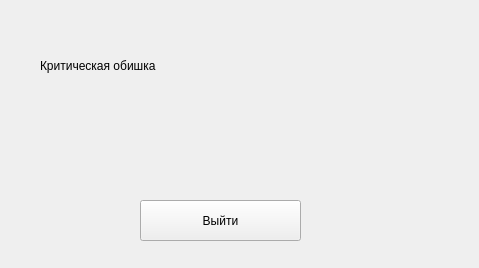
<?xml version="1.0" encoding="UTF-8"?>
<ui version="4.0">
 <class>WindowError</class>
 <widget class="QWidget" name="WindowError">
  <property name="geometry">
   <rect>
    <x>0</x>
    <y>0</y>
    <width>479</width>
    <height>268</height>
   </rect>
  </property>
  <property name="windowTitle">
   <string>Form</string>
  </property>
  <widget class="QPushButton" name="buttonApplicationExit">
   <property name="enabled">
    <bool>true</bool>
   </property>
   <property name="geometry">
    <rect>
     <x>140</x>
     <y>200</y>
     <width>161</width>
     <height>41</height>
    </rect>
   </property>
   <property name="text">
    <string>Выйти</string>
   </property>
  </widget>
  <widget class="QLabel" name="labelErrorMessage">
   <property name="geometry">
    <rect>
     <x>40</x>
     <y>30</y>
     <width>201</width>
     <height>71</height>
    </rect>
   </property>
   <property name="text">
    <string>Критическая обишка</string>
   </property>
  </widget>
 </widget>
 <resources/>
 <connections/>
</ui>
